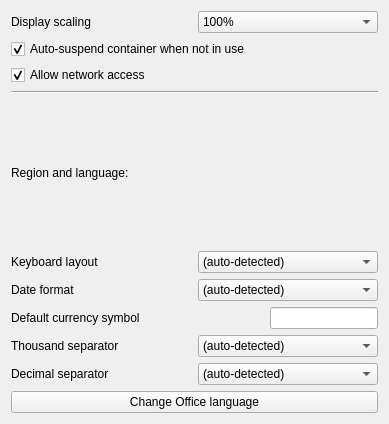
<?xml version="1.0" encoding="UTF-8"?>
<ui version="4.0">
 <class>SettingWindow</class>
 <widget class="QWidget" name="SettingWindow">
  <property name="geometry">
   <rect>
    <x>0</x>
    <y>0</y>
    <width>389</width>
    <height>424</height>
   </rect>
  </property>
  <property name="windowTitle">
   <string>LinOffice</string>
  </property>
  <layout class="QGridLayout" name="gridLayout">
   <item row="3" column="0">
    <widget class="Line" name="line">
     <property name="orientation">
      <enum>Qt::Orientation::Horizontal</enum>
     </property>
    </widget>
   </item>
   <item row="6" column="0">
    <layout class="QHBoxLayout" name="horizontalLayout_4">
     <item>
      <widget class="QLabel" name="label_3">
       <property name="text">
        <string>Date format</string>
       </property>
      </widget>
     </item>
     <item>
      <widget class="QComboBox" name="comboBox_3">
       <item>
        <property name="text">
         <string>(auto-detected)</string>
        </property>
       </item>
       <item>
        <property name="text">
         <string>yyyy-mm-dd</string>
        </property>
       </item>
       <item>
        <property name="text">
         <string>yyyy/mm/dd</string>
        </property>
       </item>
       <item>
        <property name="text">
         <string>yyyy.mm.dd</string>
        </property>
       </item>
       <item>
        <property name="text">
         <string>dd-mm-yyyy</string>
        </property>
       </item>
       <item>
        <property name="text">
         <string>dd/mm/yyyy</string>
        </property>
       </item>
       <item>
        <property name="text">
         <string>dd.mm.yyyy</string>
        </property>
       </item>
       <item>
        <property name="text">
         <string>mm/dd/yyyy</string>
        </property>
       </item>
      </widget>
     </item>
    </layout>
   </item>
   <item row="2" column="0">
    <layout class="QHBoxLayout" name="horizontalLayout_2">
     <item>
      <widget class="QCheckBox" name="checkBox">
       <property name="text">
        <string>Allow network access </string>
       </property>
       <property name="checked">
        <bool>true</bool>
       </property>
      </widget>
     </item>
    </layout>
   </item>
   <item row="5" column="0">
    <layout class="QHBoxLayout" name="horizontalLayout_3">
     <item>
      <widget class="QLabel" name="label_2">
       <property name="text">
        <string>Keyboard layout</string>
       </property>
      </widget>
     </item>
     <item>
      <widget class="QComboBox" name="comboBox_2">
       <item>
        <property name="text">
         <string>(auto-detected)</string>
        </property>
       </item>
      </widget>
     </item>
    </layout>
   </item>
   <item row="10" column="0">
    <widget class="QPushButton" name="pushButton">
     <property name="text">
      <string>Change Office language</string>
     </property>
    </widget>
   </item>
   <item row="1" column="0">
    <layout class="QHBoxLayout" name="horizontalLayout_8">
     <item>
      <widget class="QCheckBox" name="checkBox_2">
       <property name="text">
        <string>Auto-suspend container when not in use</string>
       </property>
       <property name="checked">
        <bool>true</bool>
       </property>
      </widget>
     </item>
    </layout>
   </item>
   <item row="9" column="0">
    <layout class="QHBoxLayout" name="horizontalLayout_7">
     <item>
      <widget class="QLabel" name="label_7">
       <property name="text">
        <string>Decimal separator</string>
       </property>
      </widget>
     </item>
     <item>
      <widget class="QComboBox" name="comboBox_5">
       <item>
        <property name="text">
         <string>(auto-detected)</string>
        </property>
       </item>
       <item>
        <property name="text">
         <string>.</string>
        </property>
       </item>
       <item>
        <property name="text">
         <string>,</string>
        </property>
       </item>
      </widget>
     </item>
    </layout>
   </item>
   <item row="7" column="0">
    <layout class="QHBoxLayout" name="horizontalLayout_5">
     <item>
      <widget class="QLabel" name="label_4">
       <property name="text">
        <string>Default currency symbol</string>
       </property>
      </widget>
     </item>
     <item>
      <widget class="QLineEdit" name="lineEdit">
       <property name="sizePolicy">
        <sizepolicy hsizetype="Maximum" vsizetype="Fixed">
         <horstretch>0</horstretch>
         <verstretch>0</verstretch>
        </sizepolicy>
       </property>
       <property name="styleSheet">
        <string notr="true"/>
       </property>
       <property name="alignment">
        <set>Qt::AlignmentFlag::AlignRight|Qt::AlignmentFlag::AlignTrailing|Qt::AlignmentFlag::AlignVCenter</set>
       </property>
      </widget>
     </item>
    </layout>
   </item>
   <item row="0" column="0">
    <layout class="QHBoxLayout" name="horizontalLayout">
     <item>
      <widget class="QLabel" name="label">
       <property name="text">
        <string>Display scaling</string>
       </property>
      </widget>
     </item>
     <item>
      <widget class="QComboBox" name="comboBox">
       <property name="currentText">
        <string>140%</string>
       </property>
       <item>
        <property name="text">
         <string>100%</string>
        </property>
       </item>
       <item>
        <property name="text">
         <string>140%</string>
        </property>
       </item>
       <item>
        <property name="text">
         <string>180%</string>
        </property>
       </item>
      </widget>
     </item>
    </layout>
   </item>
   <item row="8" column="0">
    <layout class="QHBoxLayout" name="horizontalLayout_6">
     <item>
      <widget class="QLabel" name="label_6">
       <property name="text">
        <string>Thousand separator</string>
       </property>
      </widget>
     </item>
     <item>
      <widget class="QComboBox" name="comboBox_4">
       <item>
        <property name="text">
         <string>(auto-detected)</string>
        </property>
       </item>
       <item>
        <property name="text">
         <string>,</string>
        </property>
       </item>
       <item>
        <property name="text">
         <string>.</string>
        </property>
       </item>
       <item>
        <property name="text">
         <string>'</string>
        </property>
       </item>
      </widget>
     </item>
    </layout>
   </item>
   <item row="4" column="0">
    <widget class="QLabel" name="label_5">
     <property name="text">
      <string>Region and language:</string>
     </property>
    </widget>
   </item>
  </layout>
 </widget>
 <resources/>
 <connections/>
</ui>
